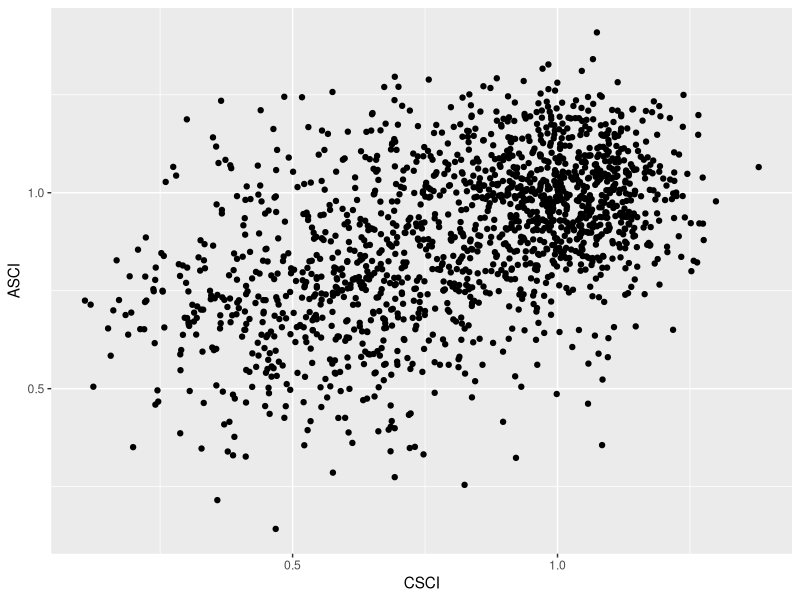

This chart was generated by the following R code:
## ---- chunk 1
options(repos = "http://cran.rstudio.com/")
pkgs <- c("tidyverse", "knitr")
x<-lapply(pkgs, library, character.only = TRUE)
opts_chunk$set(tidy = FALSE, message = F, warning = F)
## ---- chunk 2
cscidat <- read.csv('data/cscidat.csv', stringsAsFactors = F)
ascidat <- read.csv('data/ascidat.csv', stringsAsFactors = F)
## ---- chunk 3
# first, select some columns
dplyr_sel1 <- select(cscidat, SampleID_old, New_Lat, New_Long, CSCI)
head(dplyr_sel1)

# select everything but CSCI and COMID
dplyr_sel2 <- select(cscidat, -CSCI, -COMID)
head(dplyr_sel2)

# select columns that contain the letter c
dplyr_sel3 <- select(cscidat, matches('c'))
head(dplyr_sel3)
## ---- chunk 4
# get CSCI scores greater than 0.79
dplyr_filt1 <- filter(cscidat, CSCI > 0.79)
head(dplyr_filt1)

# get CSCI scores above latitude 37N
dplyr_filt2 <- filter(cscidat, New_Lat > 37)
head(dplyr_filt2)

# use both filters
dplyr_filt3 <- filter(cscidat, CSCI > 0.79 & New_Lat > 37)
head(dplyr_filt3)
## ---- chunk 5
# get observed taxa
dplyr_mut1 <- mutate(cscidat, observed = OE * E)
head(dplyr_mut1)

# add a column for lo/hi csci scores
dplyr_mut2 <- mutate(cscidat, CSCIcat = ifelse(CSCI <= 0.79, 'lo', 'hi'))
head(dplyr_mut2)
## ---- chunk 6
# arrange by CSCI scores
dplyr_arr <- arrange(cscidat, CSCI)
head(dplyr_arr)

# rename lat/lon (note the multiple arguments)
dplyr_rnm <- rename(cscidat, 
                    lat = New_Lat,
                    lon = New_Long
                    )
head(dplyr_rnm)
## ---- chunk 7
cscidat <- select(cscidat, SampleID_old, New_Lat, New_Long, CSCI)    
## ---- chunk 8
cscidat <- rename(cscidat, 
                  id = SampleID_old, 
                  lat = New_Lat, 
                  lon = New_Long
                  )
## ---- chunk 9
    alldat <- inner_join(cscidat, ascidat, by = 'id')
## ---- chunk 10
ggplot(data = alldat) +
  geom_point(mapping = aes(x = CSCI, y = ASCI))
